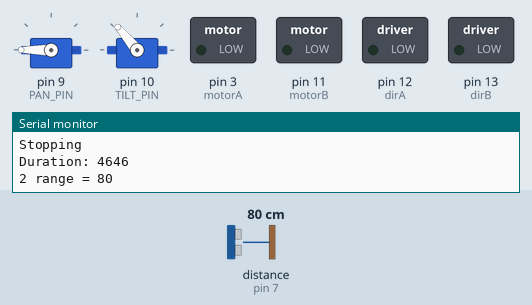
Simulated run of this sketch. Board: Arduino Uno, built with avr-gcc and run on an emulated ATmega328P. Parts: 2 × servo, switched loads named in the sketch (green lamp = pin HIGH), the last lines printed to the serial monitor. Wiring (inferred from the names in the program): ultrasonic range finder: trigger pin 7; echo pin 7. The inputs (shaded band) are chosen by the test bench; at power-on: distance to the obstacle (sensor on pin 7) 80 cm. The echo pulse lasts 58.3 µs per cm.

Above: at 1.8 s.
1.9 s: distance to the obstacle (sensor on pin 7) set to 2 cm
At 2.4 s:
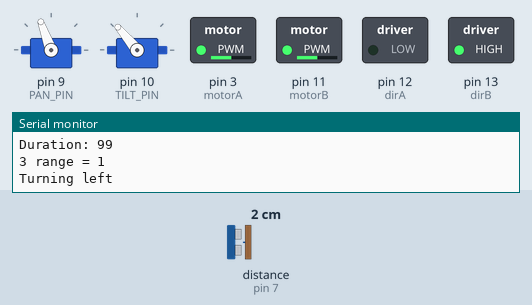
5.2 s: distance to the obstacle (sensor on pin 7) set to 18 cm
At 5.9 s:
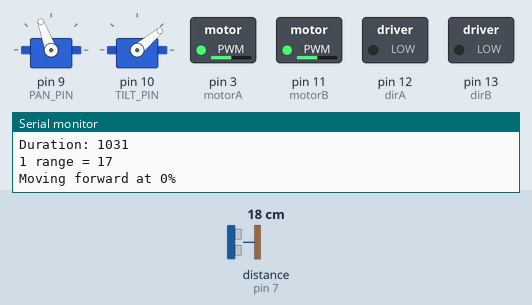
8.5 s: distance to the obstacle (sensor on pin 7) set to 4 cm
At 10.4 s:
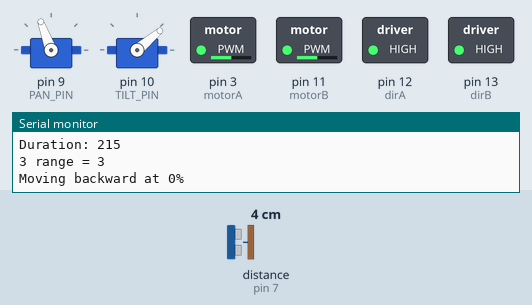
11.8 s: distance to the obstacle (sensor on pin 7) set to 299 cm
At 12.9 s:
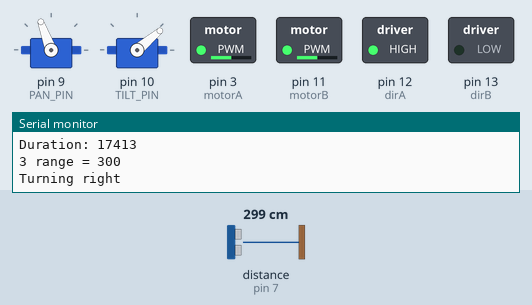
15.1 s: distance to the obstacle (sensor on pin 7) set to 9 cm
At 18.3 s:
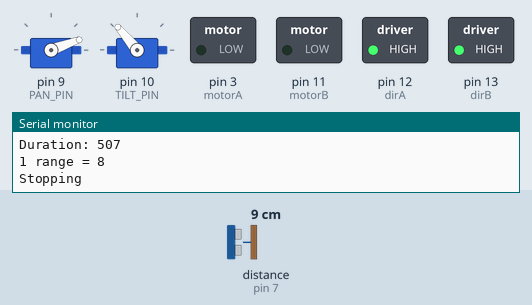
18.4 s: distance to the obstacle (sensor on pin 7) set to 250 cm
At 19.5 s:
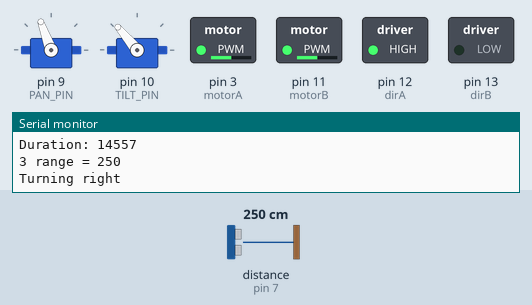
Timing chart, 0 to 22.7 s (numbered marks = the images above; inputs shaded):
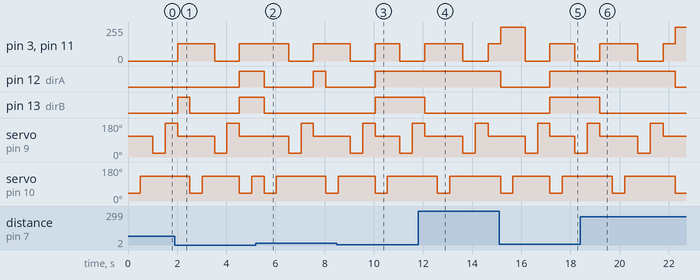

Measured:
- after the input at 1.9 s, pin 13 (dirB): LOW → HIGH after 0.12 s, → LOW 0.50 s later, → HIGH 2.0 s later
- after the input at 5.2 s, pin 12 (dirA): HIGH → LOW after 0.33 s, → HIGH 2.0 s later, → LOW 0.50 s later; pin 13 (dirB): HIGH → LOW after 0.33 s
- after the input at 8.5 s, pin 12 (dirA): goes on until 10.1 s, then stays HIGH; pin 13 (dirB): LOW → HIGH after 1.6 s
- after the input at 11.8 s, pin 13 (dirB): HIGH → LOW after 0.28 s
- after the input at 15.1 s, pin 13 (dirB): LOW → HIGH after 2.1 s
- after the input at 18.4 s, pin 12 (dirA): HIGH → LOW after 3.9 s; pin 13 (dirB): HIGH → LOW after 0.80 s

The sketch:

rover_v1.ino
```cpp
// Rover v1
// Obstacle avoidance
// All ranges are in centimeters

#include <Servo.h>

// Pin definitions
const int PAN_PIN = 9;
const int TILT_PIN = 10;
const int PING_PIN = 7;
const int motorA = 3;
const int motorB = 11;
const int dirA = 12;
const int dirB = 13;

// Directions
const int EDGE = 0;
const int FRONT = 1;
const int LEFT = 2;
const int RIGHT = 3;
const int BACK = 4;
int ALT_DIR = 4;

// Create servo objects
Servo pan;
Servo tilt;

// Servo directions
const int pan_forward = 110;
const int pan_left = 20;
const int pan_right = 180;
const int tilt_level = 130;
const int tilt_down = 40;

// delay for servo to be in position in milliseconds
const int servo_wait = 500;

// range variables
long edgeRange, frontRange, leftRange, rightRange;

// max range for EDGE, values larger than this indicate a drop, i.e. stairs
const long edgeMAX = 15;
// range values farther than this indicate clear path for full speed
const long clearRange = 100;
// minimum range, range less than this value indicate an obstacle
const long minRange = 15;

void setup()
{
  Serial.begin(9600);

  // pin setup
  pan.attach(PAN_PIN);
  tilt.attach(TILT_PIN);
  pinMode(motorA, OUTPUT);
  pinMode(dirA, OUTPUT);
  pinMode(motorB, OUTPUT);
  pinMode(dirB, OUTPUT);

  // point servo FRONT
  pan.write(pan_forward);
  tilt.write(tilt_level);
}

void loop()
{
  // Check for obstacles, avoid them
  edgeRange = getRange(EDGE);
  frontRange = getRange(FRONT);
  //leftRange = getRange(LEFT);
  //rightRange = getRange(RIGHT);

  // ping sensor sometimes returns 0, if that is the case
  // stop and range again
  if ( (edgeRange == 0) || (frontRange == 0) )
  {
    throttleStop();
    edgeRange = getRange(EDGE);
    frontRange = getRange(FRONT);
  }

  if (edgeRange > edgeMAX)
  {
    // at an edge, stop and find another path
    ALT_DIR = altPath();
    if (ALT_DIR == BACK)
    backward(128);
    else turn(ALT_DIR);
  }

  if (frontRange > clearRange)
  forward(255);

  if (frontRange <= clearRange && frontRange > minRange)
  forward(128);

  if (frontRange < minRange)
  {
    // at an obstacle, stop and find another path
    ALT_DIR = altPath();
    if (ALT_DIR == BACK)
    backward(128);
    else turn(ALT_DIR);
  }

}

int altPath()
{
  // check left/right, return the one with farther range
  throttleStop();
  leftRange = getRange(LEFT);
  rightRange = getRange(RIGHT);

  if (leftRange > rightRange && leftRange > minRange)
  return LEFT;

  else if (rightRange >= leftRange && rightRange > minRange)
  return RIGHT;

  else
  return BACK;
}

void throttleStop()
{
  // Stop moving
  Serial.println("Stopping");
  analogWrite(motorA, 0);
  analogWrite(motorB, 0);
}

void forward(int throttle)
{
  // move forward
  Serial.print("Moving forward at ");
  Serial.print(throttle/255);
  Serial.println("%");
  digitalWrite(dirA, LOW);
  digitalWrite(dirB, LOW);
  analogWrite(motorA, throttle);
  analogWrite(motorB, throttle);
}

void backward(int throttle)
{
  // move backward
  Serial.print("Moving backward at ");
  Serial.print(throttle/255);
  Serial.println("%");
  digitalWrite(dirA, HIGH);
  digitalWrite(dirB, HIGH);
  analogWrite(motorA, throttle);
  analogWrite(motorB, throttle);

}

void turn(int dir)
{
  if (dir == RIGHT)
  {
    // turn right
    Serial.println("Turning right");
    analogWrite(motorA, 128);
    analogWrite(motorB, 128);
    digitalWrite(dirA, HIGH);
    digitalWrite(dirB, LOW);
    delay(500);
  }

  if (dir == LEFT)
  {
    // turn left
    Serial.println("Turning left");
    analogWrite(motorA, 128);
    analogWrite(motorB, 128);
    digitalWrite(dirA, LOW);
    digitalWrite(dirB, HIGH);
    delay(500);
  }
}

long getRange(int dir)
{
  long duration, cm;

  if (dir == EDGE)
  {
    // move sensor to edge
    pan.write(pan_forward);
    tilt.write(tilt_down);
  }

  if (dir == FRONT)
  {
    // move sensor to forward
    pan.write(pan_forward);
    tilt.write(tilt_level);
  }

  if (dir == LEFT)
  {
    // move sensor to left
    pan.write(pan_left);
    tilt.write(tilt_level);
  }

  if (dir == RIGHT)
  {
    // move sensor to right
    pan.write(pan_right);
    tilt.write(tilt_level);
  }

  // wait for servo to be in position
  delay(servo_wait);

  // Trigger the ping sensor, return distance in CM
  pinMode(PING_PIN, OUTPUT);
  digitalWrite(PING_PIN, LOW);
  delayMicroseconds(2);
  digitalWrite(PING_PIN, HIGH);
  delayMicroseconds(5);
  digitalWrite(PING_PIN, LOW);

  // Get the delay value from sensor
  pinMode(PING_PIN, INPUT);
  duration = pulseIn(PING_PIN, HIGH);
  Serial.print("Duration: ");
  Serial.println(duration);

  // convert duration to centimeters
  cm = (duration / 29 / 2);
  Serial.print(dir);
  Serial.print(" range = ");
  Serial.println(cm);

  // move sensor to front/level
  pan.write(pan_forward);
  tilt.write(tilt_level);

  return cm;

}
```
